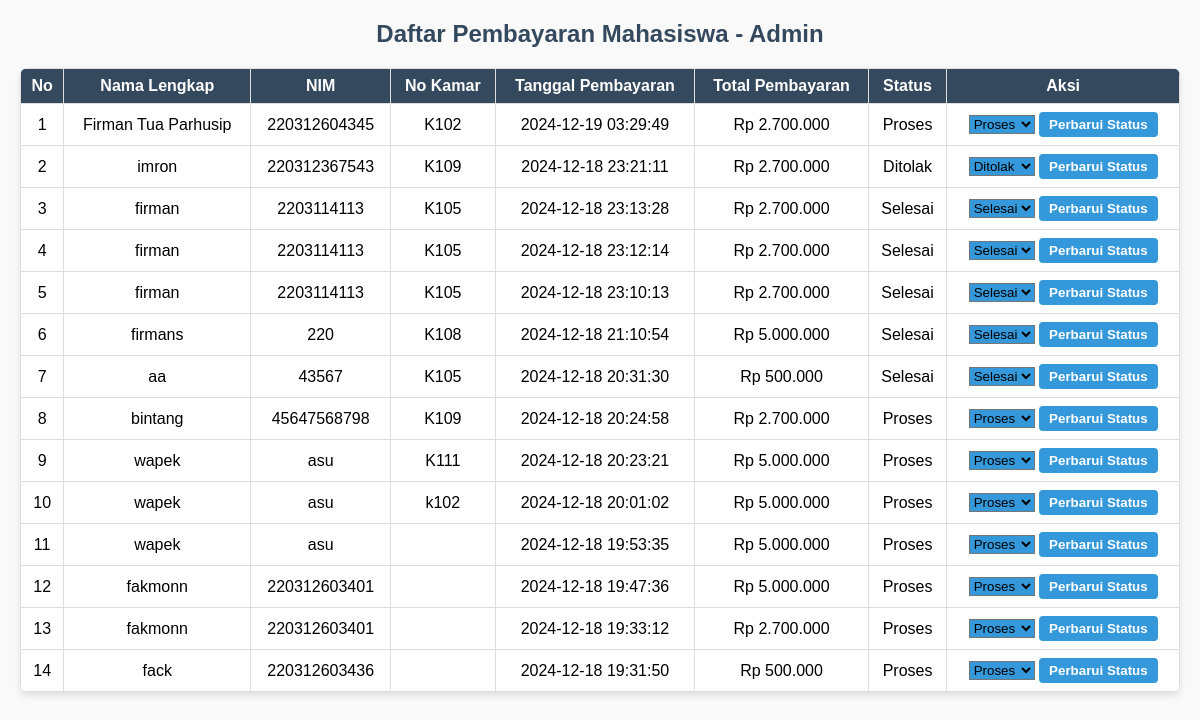
Page /admin/pembayaranadmin.php on the committed database.
### tables this page shows
CREATE TABLE `pembayaran` (
  `id_pem` int(11) NOT NULL,
  `nim` varchar(12) NOT NULL,
  `Tanggal_pembayaran` datetime NOT NULL DEFAULT current_timestamp(),
  `periode` varchar(20) NOT NULL,
  `total` int(11) NOT NULL,
  `file` varchar(255) NOT NULL,
  `status1` enum('Ditolak','Selesai','Proses','Belum') NOT NULL DEFAULT 'Belum',
  `full_name` varchar(50) NOT NULL,
  `kode_kamar` varchar(20) NOT NULL
);

### admin/pembayaranadmin.php (the view, shortened to what this page needs)
<?php
$host = "localhost";
$user = "root";
$pass = "";
$db   = "asramakita";
$koneksi = mysqli_connect($host, $user, $pass, $db);
$query = "SELECT * FROM pembayaran ORDER BY Tanggal_pembayaran DESC";
$result = mysqli_query($koneksi, $query);
?>
<!DOCTYPE html>
<html lang="id">
<head>
</head>
<body>
    <h2>Daftar Pembayaran Mahasiswa - Admin</h2>
    <table>
        <thead>
            <tr>
                <th>No</th>
                <th>Nama Lengkap</th>
                <th>NIM</th>
                <th>No Kamar</th>
                <th>Tanggal Pembayaran</th>
                <th>Total Pembayaran</th>
                <th>Status</th>
                <th>Aksi</th>
            </tr>
        </thead>
        <tbody>
            <?php
            $no = 1;
            while ($data = mysqli_fetch_assoc($result)) {
                echo "<tr>";
                echo "<td>" . $no++ . "</td>";
                echo "<td>" . htmlspecialchars($data['full_name']) . "</td>";
                echo "<td>" . htmlspecialchars($data['nim']) . "</td>";
                echo "<td>" . htmlspecialchars($data['kode_kamar']) . "</td>";
                echo "<td>" . htmlspecialchars($data['Tanggal_pembayaran']) . "</td>";
                echo "<td>Rp " . number_format($data['total'], 0, ',', '.') . "</td>";
                echo "<td>" . htmlspecialchars($data['status1']) . "</td>";
                echo "<td>";
                echo "<form method='POST' style='display:inline;'>
                        <input type='hidden' name='id_pem' value='" . $data['id_pem'] . "'>
                        <select name='update_status1' class='btn-proses'>
                            <option value='Belum' " . ($data['status1'] == 'Belum' ? 'selected' : '') . ">Belum</option>
                            <option value='Proses' " . ($data['status1'] == 'Proses' ? 'selected' : '') . ">Proses</option>
                            <option value='Selesai' " . ($data['status1'] == 'Selesai' ? 'selected' : '') . ">Selesai</option>
                            <option value='Ditolak' " . ($data['status1'] == 'Ditolak' ? 'selected' : '') . ">Ditolak</option>
                        </select>
                        <button type='submit' class='btn-proses'>Perbarui Status</button>
                      </form>";
                echo "</td>";
                echo "</tr>";
            }
            ?>
        </tbody>
    </table>
</body>
</html>

### admin/pembayaranadmin.php (style rules this page uses)
body { font-family: Arial, sans-serif; margin: 20px; background-color: #f9f9f9; }
h2 { text-align: center; color: #34495e; }
table { width: 100%; border-collapse: collapse; margin-top: 20px; background-color: #fff; border-radius: 8px; overflow: hidden; box-shadow: 0 4px 6px rgba(0, 0, 0, 0.1); }
th, td { border: 1px solid #ddd; padding: 8px; text-align: center; }
th { background-color: #34495e; color: #fff; }
button { padding: 5px 10px; cursor: pointer; border: none; border-radius: 4px; color: #fff; font-weight: bold; }
.btn-proses { background-color: #3498db; }

### rows in the picture
pembayaran: full_name "Firman Tua Parhusip", nim "220312604345", kode_kamar "K102", Tanggal_pembayaran "2024-12-19 03:29:49", total "2.700.000", status1 "Proses", update_status1 "Proses"
pembayaran: full_name "imron", nim "220312367543", kode_kamar "K109", Tanggal_pembayaran "2024-12-18 23:21:11", total "2.700.000", status1 "Ditolak", update_status1 "Ditolak"
pembayaran: full_name "firman", nim "2203114113", kode_kamar "K105", Tanggal_pembayaran "2024-12-18 23:13:28", total "2.700.000", status1 "Selesai", update_status1 "Selesai"
pembayaran: full_name "firman", nim "2203114113", kode_kamar "K105", Tanggal_pembayaran "2024-12-18 23:12:14", total "2.700.000", status1 "Selesai", update_status1 "Selesai"
pembayaran: full_name "firman", nim "2203114113", kode_kamar "K105", Tanggal_pembayaran "2024-12-18 23:10:13", total "2.700.000", status1 "Selesai", update_status1 "Selesai"
pembayaran: full_name "firmans", nim "220", kode_kamar "K108", Tanggal_pembayaran "2024-12-18 21:10:54", total "5.000.000", status1 "Selesai", update_status1 "Selesai"
pembayaran: full_name "aa", nim "43567", kode_kamar "K105", Tanggal_pembayaran "2024-12-18 20:31:30", total "500.000", status1 "Selesai", update_status1 "Selesai"
pembayaran: full_name "bintang", nim "45647568798", kode_kamar "K109", Tanggal_pembayaran "2024-12-18 20:24:58", total "2.700.000", status1 "Proses", update_status1 "Proses"
pembayaran: full_name "wapek", nim "asu", kode_kamar "K111", Tanggal_pembayaran "2024-12-18 20:23:21", total "5.000.000", status1 "Proses", update_status1 "Proses"
pembayaran: full_name "wapek", nim "asu", kode_kamar "k102", Tanggal_pembayaran "2024-12-18 20:01:02", total "5.000.000", status1 "Proses", update_status1 "Proses"
pembayaran: full_name "wapek", nim "asu", Tanggal_pembayaran "2024-12-18 19:53:35", total "5.000.000", status1 "Proses", update_status1 "Proses"
pembayaran: full_name "fakmonn", nim "220312603401", Tanggal_pembayaran "2024-12-18 19:47:36", total "5.000.000", status1 "Proses", update_status1 "Proses"
pembayaran: full_name "fakmonn", nim "220312603401", Tanggal_pembayaran "2024-12-18 19:33:12", total "2.700.000", status1 "Proses", update_status1 "Proses"
pembayaran: full_name "fack", nim "220312603436", Tanggal_pembayaran "2024-12-18 19:31:50", total "500.000", status1 "Proses", update_status1 "Proses"
